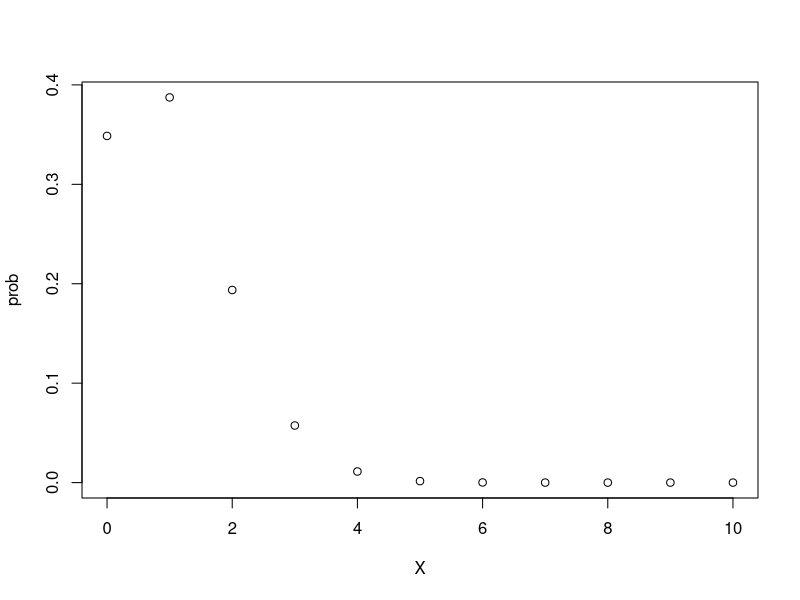
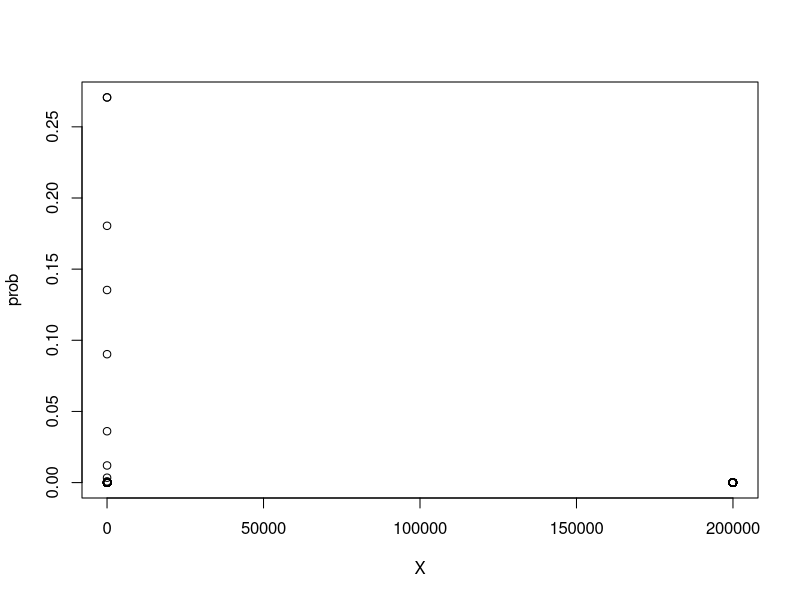
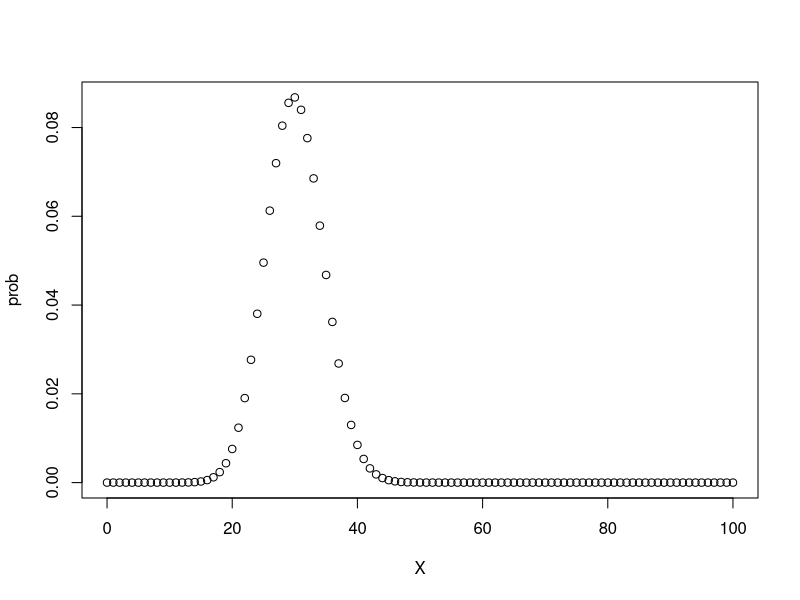

Reproduce these figures in R, in order.
#p=0.1,N=10の二項分布の確率質量関数を描いてみよう。

#確率変数は、アタリの回数なので、０から１０
X<-0:10
X

#4C2はこのようにchoose関数を使って書く。
choose(4,2)

#二項係数
bi<-choose(10,X)
bi

#積の法則
seki<-(0.1^X)*((1-0.1)^(10-X))
seki

#確率質量関数を求める
prob<-bi*seki
plot(X,prob)
help(plot)

sum(prob) #和は１であることを確認


#p,Nを決めれば、二項分布の確率質量関数の形が決まる。
binomplot<-function(p,N){
  #確率変数は、アタリの回数なので、0からN
  X<-0:N
  #二項係数
  bi<-choose(N,X)
  #積の法則
  seki<-(p^X)*((1-p)^(N-X))
  #確率質量関数を求める
  prob<-bi*seki
  plot(X,prob)
  return(prob)
  }

sum(binomplot(1/100000,200000)[1:10])
binomplot(0.3,100)
